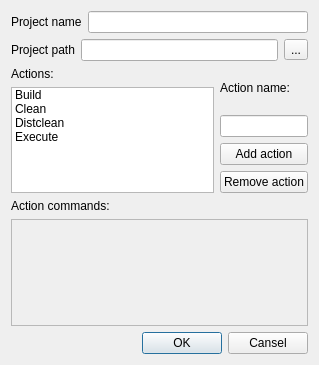
<ui version="4.0" >
 <class>UINoProjectProjectSettings</class>
 <widget class="QDialog" name="UINoProjectProjectSettings" >
  <property name="geometry" >
   <rect>
    <x>0</x>
    <y>0</y>
    <width>319</width>
    <height>365</height>
   </rect>
  </property>
  <property name="sizePolicy" >
   <sizepolicy vsizetype="Fixed" hsizetype="Fixed" >
    <horstretch>0</horstretch>
    <verstretch>0</verstretch>
   </sizepolicy>
  </property>
  <property name="windowTitle" >
   <string>Settings</string>
  </property>
  <layout class="QVBoxLayout" >
   <item>
    <layout class="QHBoxLayout" >
     <item>
      <widget class="QLabel" name="label_3" >
       <property name="text" >
        <string>Project name</string>
       </property>
      </widget>
     </item>
     <item>
      <widget class="QLineEdit" name="projectName" />
     </item>
    </layout>
   </item>
   <item>
    <layout class="QHBoxLayout" >
     <item>
      <widget class="QLabel" name="label" >
       <property name="text" >
        <string>Project path</string>
       </property>
      </widget>
     </item>
     <item>
      <widget class="QLineEdit" name="projectPath" />
     </item>
     <item>
      <widget class="QToolButton" name="pathDialogBtn" >
       <property name="text" >
        <string>...</string>
       </property>
      </widget>
     </item>
    </layout>
   </item>
   <item>
    <layout class="QHBoxLayout" >
     <item>
      <layout class="QVBoxLayout" >
       <item>
        <widget class="QLabel" name="label_6" >
         <property name="text" >
          <string>Actions:</string>
         </property>
        </widget>
       </item>
       <item>
        <widget class="QListWidget" name="actionsList" >
         <item>
          <property name="text" >
           <string>Build</string>
          </property>
         </item>
         <item>
          <property name="text" >
           <string>Clean</string>
          </property>
         </item>
         <item>
          <property name="text" >
           <string>Distclean</string>
          </property>
         </item>
         <item>
          <property name="text" >
           <string>Execute</string>
          </property>
         </item>
        </widget>
       </item>
      </layout>
     </item>
     <item>
      <layout class="QVBoxLayout" >
       <item>
        <widget class="QLabel" name="label_8" >
         <property name="text" >
          <string>Action name:</string>
         </property>
        </widget>
       </item>
       <item>
        <widget class="QLineEdit" name="actionName" >
         <property name="enabled" >
          <bool>true</bool>
         </property>
        </widget>
       </item>
       <item>
        <widget class="QPushButton" name="addActionBtn" >
         <property name="text" >
          <string>Add action</string>
         </property>
         <property name="autoDefault" >
          <bool>false</bool>
         </property>
        </widget>
       </item>
       <item>
        <widget class="QPushButton" name="removeActionBtn" >
         <property name="text" >
          <string>Remove action</string>
         </property>
         <property name="autoDefault" >
          <bool>false</bool>
         </property>
        </widget>
       </item>
      </layout>
     </item>
    </layout>
   </item>
   <item>
    <layout class="QVBoxLayout" >
     <item>
      <widget class="QLabel" name="label_2" >
       <property name="text" >
        <string>Action commands:</string>
       </property>
      </widget>
     </item>
     <item>
      <widget class="QTextEdit" name="commandsEdit" >
       <property name="enabled" >
        <bool>false</bool>
       </property>
      </widget>
     </item>
    </layout>
   </item>
   <item>
    <layout class="QHBoxLayout" >
     <item>
      <spacer>
       <property name="orientation" >
        <enum>Qt::Horizontal</enum>
       </property>
       <property name="sizeHint" >
        <size>
         <width>191</width>
         <height>20</height>
        </size>
       </property>
      </spacer>
     </item>
     <item>
      <widget class="QPushButton" name="acceptBtn" >
       <property name="text" >
        <string>OK</string>
       </property>
       <property name="default" >
        <bool>true</bool>
       </property>
      </widget>
     </item>
     <item>
      <widget class="QPushButton" name="pushButton_4" >
       <property name="text" >
        <string>Cansel</string>
       </property>
       <property name="autoDefault" >
        <bool>false</bool>
       </property>
       <property name="default" >
        <bool>false</bool>
       </property>
      </widget>
     </item>
    </layout>
   </item>
  </layout>
 </widget>
 <resources/>
 <connections>
  <connection>
   <sender>pushButton_4</sender>
   <signal>clicked()</signal>
   <receiver>UINoProjectProjectSettings</receiver>
   <slot>reject()</slot>
   <hints>
    <hint type="sourcelabel" >
     <x>308</x>
     <y>354</y>
    </hint>
    <hint type="destinationlabel" >
     <x>422</x>
     <y>300</y>
    </hint>
   </hints>
  </connection>
  <connection>
   <sender>actionName</sender>
   <signal>returnPressed()</signal>
   <receiver>addActionBtn</receiver>
   <slot>click()</slot>
   <hints>
    <hint type="sourcelabel" >
     <x>255</x>
     <y>114</y>
    </hint>
    <hint type="destinationlabel" >
     <x>260</x>
     <y>136</y>
    </hint>
   </hints>
  </connection>
 </connections>
</ui>
